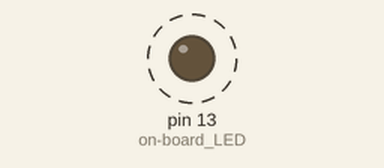
Recording of a sketch running on a simulated Arduino Uno, built with avr-gcc and run on an emulated ATmega328P. On the bench: output pins drawn as LEDs (lit = HIGH). Dashed ring = blinking.

Above: at 0.5 s.
Timing chart, 0 to 4.6 s (numbered marks = the images above):
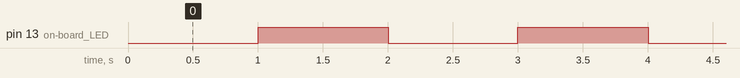

Measured:
- by itself, pin 13 (on-board_LED): alternates HIGH for 1.0 s and LOW for 1.0 s

The sketch:

problem3.ino
```cpp
int ledState = LOW;
unsigned long prevMillis = 0; // last time state was updated
const long interval = 1000; // blink interval in ms
  void setup() {
    pinMode(13, OUTPUT); // on-board LED
  }
  void loop() {
  unsigned long currMillis = millis(); // time since startup
  if (currMillis - prevMillis >= interval) {
  prevMillis = currMillis;
  ledState = HIGH - ledState; // toggle HIGH=1/LOW=0
  digitalWrite(13, ledState); // blink
  }
  }
```
